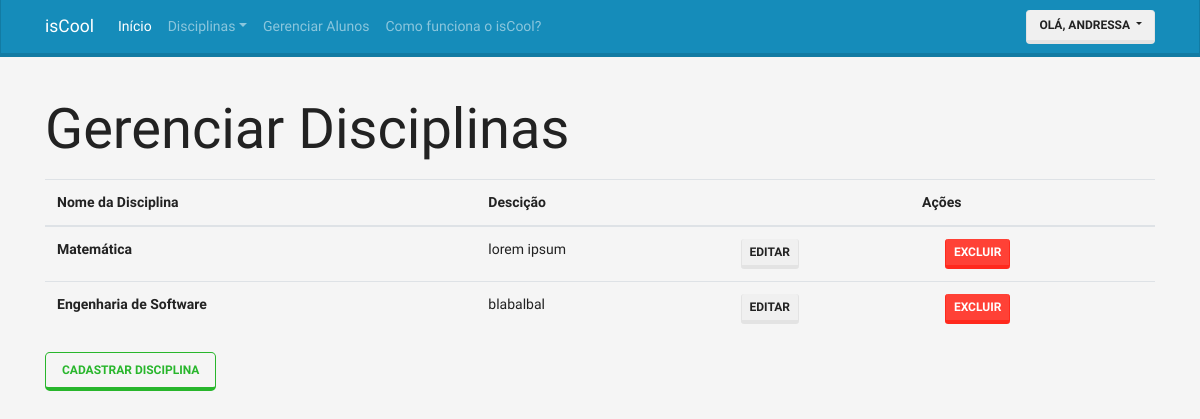
The page /disciplina/gerenciar-disciplina/ (signed in) on the database its author committed.
### accounts/models.py (models this page shows, shortened)
class User(AbstractBaseUser, PermissionsMixin):
    username = models.CharField(
        'Apelido / Usuário', max_length=30, unique=True, validators=[
            validators.RegexValidator(
                re.compile('^[\w.@+-]+$'),
                'Informe um nome de Usuário Válido. '
                'Este valor deve conter apenas letras e números.'
                'e os caracteres: @/./+/-/_.'
                , 'invalid'
            )
        ], help_text='Um nome curto que será usado para identificá-lo de forma única na plataforma'
    )
    name = models.CharField('Nome', max_length=100, blank=True)
    email = models.EmailField('E-mail',unique=True)
    is_staff = models.BooleanField('Equipe', default=False)
    is_active = models.BooleanField('Ativo', default=True)
    date_joined = models.DateTimeField('Data de Entrada', auto_now_add=True)
    is_student = models.BooleanField('Aluno', default=False)
    is_moderator = models.BooleanField('Moderador', default=False)
    is_teacher = models.BooleanField('Professor', default=False)
    avatar = models.ImageField('Avatar', upload_to='avatars', blank='true', default='avatars/user.png')
    USERNAME_FIELD = 'username'
    REQUIRED_FIELDS = ['email']
    objects = UserManager()
    class Meta:
        verbose_name = 'Usuário'
        verbose_name_plural = 'Usuários'
    def __str__(self):
        return self.name or self.username
    def get_short_name(self):
        return str(self).split(" ")[0]

### discipline/models.py (models this page shows, shortened)
class Discipline(models.Model):
    teacher = models.ForeignKey('accounts.User', verbose_name='Professor(a)', on_delete=models.DO_NOTHING)
    name = models.CharField('Nome', max_length=25)
    description = models.TextField('Descição')
    class Meta:
        verbose_name = 'Disciplina'
        verbose_name_plural = 'Disciplinas'

### discipline/views.py (called while the page is built)
    def __call__(self, request):
        if request.user.is_teacher == False:
            return redirect('error')
        context = {
            'disciplines': Discipline.objects.all(),
        }
        return render(request, 'discipline/manager-discipline.html', context)

### discipline/templates/discipline/manager-discipline.html
{% extends "base.html" %}
{% load widget_tweaks %}
{% block container %}
  <div class="container margin-top">
    <p class="display-4">Gerenciar Disciplinas</p>
    <table class="table table-hover">
        <thead>
          <tr>
            <th scope="col">Nome da Disciplina</th>
            <th scope="col">Descição</th>
            <th colspan="2" style="text-align: center">Ações</th>
          </tr>
        </thead>
        <tbody>
        {% for discipline in disciplines %}
          {% if discipline.teacher == user %}
            <tr>
              <th scope="row">{{discipline.name}}</th>
              <td>{{discipline.description}}</td>
              <td><a class="btn btn-secondary btn-sm" href="{% url 'discipline:editDiscipline' discipline.id %}" role="button">Editar</a></td>
              <td><a class="btn btn-danger btn-sm" href="{% url 'discipline:deleteDiscipline' discipline.id %}" role="button">Excluir</a></td>
            </tr>
          {% endif %}
        {% endfor %}
        </tbody>
    </table>
    <a class="btn btn-outline-success btn-lg" href="{% url 'discipline:addDiscipline' %}" role="button">Cadastrar Disciplina</a>
    </div>
{% endblock %}

### core/templates/base.html (shortened to what this page needs)
<!doctype html>
{% load static %}
<html lang="pt">
<head>
  <link rel="stylesheet" href="{% static 'css/bootstrap.min.css' %} ">
  <link rel="stylesheet" href="{% static 'css/extra.css' %}">
</head>
<body>
  <nav class="navbar navbar-expand-lg navbar-dark bg-primary fixed-top">
    <div class="container d-flex justify-content-between">
    <a class="navbar-brand" href="#">isCool</a>
    <div class="collapse navbar-collapse" id="navbarColor01">
        <ul class="navbar-nav mr-auto">
          <li class="nav-item active">
            <a class="nav-link" href="/">Início <span class="sr-only">(current)</span></a>
          </li>
      <li class="nav-item">
        <li class="nav-item dropdown">
            <a class="nav-link dropdown-toggle" data-toggle="dropdown" href="#" role="button" aria-haspopup="true" aria-expanded="false">Disciplinas</a>
          </li>
        </li>
        <li class="nav-item">
          <a class="nav-link" href="{% url 'discipline:listStudent' %}">Gerenciar Alunos</a>
        </li>
        <li class="nav-item disabled">
          <a class="nav-link" href="#">Como funciona o isCool?</a>
        </li>
      </ul>
        <div class="nav-item dropdown">
          <button type="button" class="btn btn-secondary dropdown-toggle" data-toggle="dropdown" aria-haspopup="true" aria-expanded="false">
            olá, {{user.get_short_name}}
         </button>
        </div>
      </div>
    </div>
  </nav>
  {% block container %}
  {% endblock %}
</body>
</html>

### core/static/css/extra.css (style rules this page uses)
.margin-top { margin-top: 6rem; }
body { background-color: #f5f5f5; }

### rows shown on the page
User: get_short_name "ANDRESSA"
Discipline: name "Matemática", description "lorem ipsum"
Discipline: name "Engenharia de Software", description "blabalbal"
